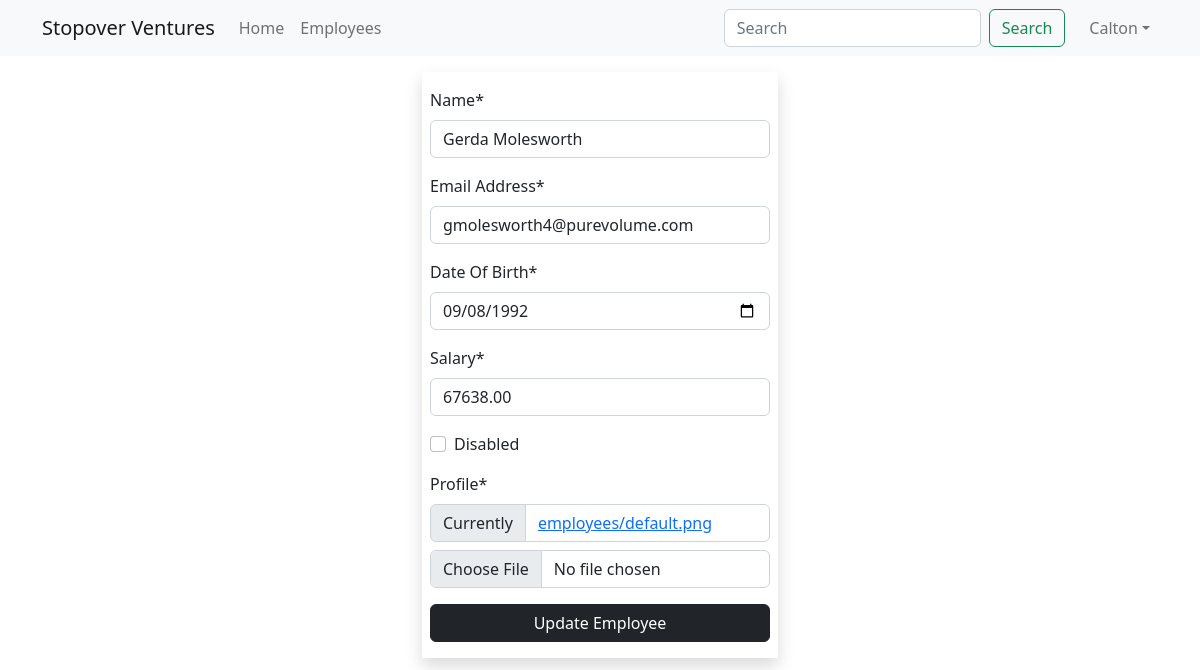
The page /employees/update/5 (signed in) on the database as committed earlier.
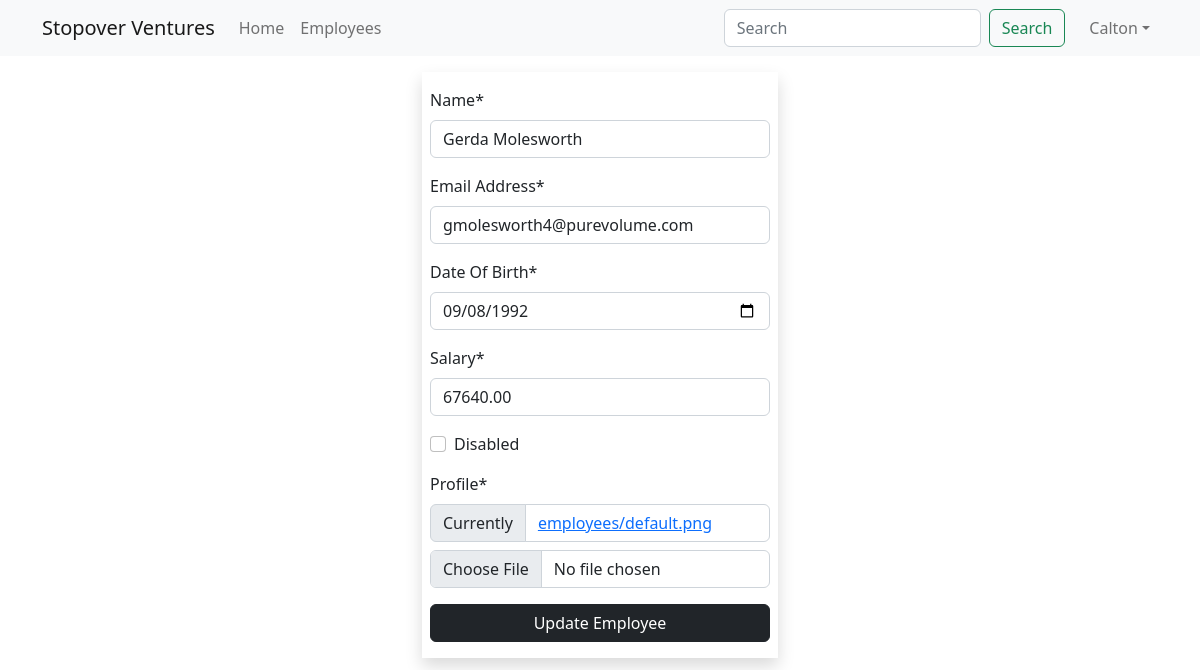
The same page on the database as committed later.
### main_app/models.py (models this page shows, shortened)
class Employee(models.Model):
    name = models.CharField(max_length=40)
    email = models.EmailField(unique=True)
    dob = models.DateField(null=True)
    salary = models.DecimalField(max_digits=7, decimal_places=2)
    disabled = models.BooleanField(default=False)
    profile = models.ImageField(upload_to=unique_img_name, null=True, default="employees/default.png")
    created_at = models.DateTimeField(auto_now_add=True, null=True)  # added once during creation
    updated_at = models.DateTimeField(auto_now=True, null=True)  # updates every time update happens

### main_app/views.py (the view)
# urls.py: path('employees/update/<int:emp_id>', views.employee_update, name="update"),
@login_required
@permission_required('main_app.change_employee')
def employee_update(request, emp_id):
    employee = get_object_or_404(Employee, pk=emp_id)  # SELECT * FROM employees where id=?
    if request.method == "POST":
        form = EmployeeForm(request.POST, request.FILES, instance=employee)
        if form.is_valid():
            form.save()
            messages.success(request, "Update Successful")
            return redirect('details', emp_id)
    else:
        form = EmployeeForm(instance=employee)
    return render(request, "update.html", {"form": form})

### main_app/app_forms.py
class EmployeeForm(forms.ModelForm):
    class Meta:
        model = Employee
        fields = "__all__"
        widgets = {
            "dob": forms.DateInput(attrs={"type": "date", "min": "1990-01-01", "max": "2005-12-31"}),
            "salary": forms.NumberInput(attrs={"max": 75000, "min": 7000})
        }
        labels = {
            "dob": "Date Of Birth",
            "email": "Email Address"
        }

### templates/update.html (shortened to what this page needs)
{% extends 'base_template.html' %}
{% load crispy_forms_filters %}
{% block content %}
	{% include 'navbar.html' %}
	<div class="container">
	<div class="row justify-content-center">
		<div class="col-sm-4">
			<form action="{{ request.path }}" method="post" enctype="multipart/form-data" class="shadow py-3 px-2 mt-3">
				{{ form | crispy }}
				<button class="btn btn-dark w-100">Update Employee</button>
			</form>
		</div>
	</div>
</div>
{% endblock %}

Rows that differ between the two databases and show on the page:
changed Employee "Gerda Molesworth": salary "67638.00" → "67640.00"
